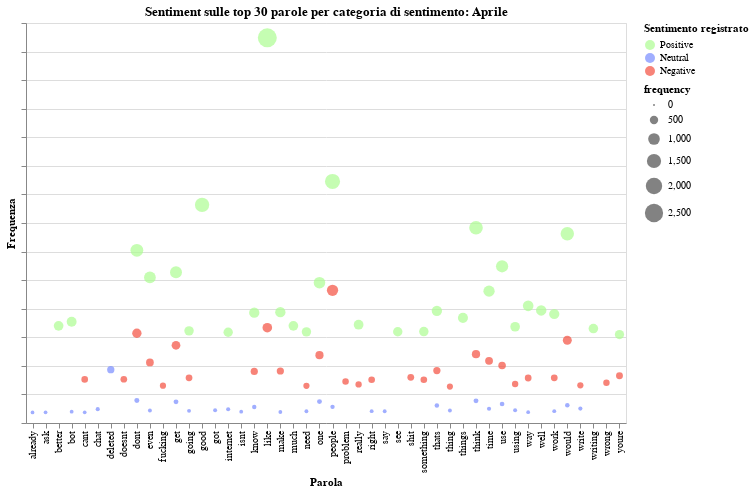

The notebook cell this image was saved under:
### Code cell
# Concatenate the three DataFrames into a single DataFrame
df_copy = pd.concat([aprilpos, aprilneg, aprilneu], keys=['Positive', 'Negative', 'Neutral'])
options = ['Positive', 'Neutral', 'Negative']
labels = [option + ' ' for option in options]

# Define color domain and range
domain = ['pos', 'neu', 'neg']
range_ = ['#ADFC92', '#788BFF', '#F44E3F']

input_dropdown = alt.binding_radio(
    # Add the empty selection which shows all when clicked
    options=options + [None],
    labels=labels + ['All'],
    name='Selettore sentimento: '
)

selection = alt.selection_point(
    fields=['Sentiment'],
    bind=input_dropdown,
)

# Reset the index of the concatenated DataFrame
df_copy = df_copy.reset_index(level=0).rename(columns={'level_0': 'Sentiment'})
alt.data_transformers.disable_max_rows()
scatter_plot_april = alt.Chart(df_copy).mark_point(filled=True).encode(
    alt.X('word',title="Parola"),
    alt.Y('frequency', title="Frequenza").axis(labels=False),
    alt.Size('frequency'),
    alt.OpacityValue(0.7),
    alt.Color('Sentiment', title="Sentimento registrato").scale(domain=options, range=range_),
    tooltip = [alt.Tooltip('word:N'),
               alt.Tooltip('frequency:Q'),
               alt.Tooltip('frequency:Q'),
               #alt.Tooltip('Sentiment:Q')
              ]
).add_params(
    selection
).transform_filter(
    selection
).properties(
    width=600,  # Set the width of the chart to your desired value
    height=400,  # Set the height of the chart to your desired value
    title='Sentiment sulle top 30 parole per categoria di sentimento: Aprile'
).interactive()
scatter_plot_april
#scatter_plot_april.save('chart-wordsfrequency-april.html')

### Figure 1 — Vega-Lite specification as saved in the notebook (floating-point values rounded to 4 significant figures)
{"config": {"view": {"continuousWidth": 300, "continuousHeight": 300}}, "data": {"name": "data-8dec01e42173f30af991a01c1933e19d"}, "mark": {"type": "point", "filled": true}, "encoding": {"color": {"field": "Sentiment", "scale": {"domain": ["Positive", "Neutral", "Negative"], "range": ["#ADFC92", "#788BFF", "#F44E3F"]}, "title": "Sentimento registrato", "type": "nominal"}, "opacity": {"value": 0.7}, "size": {"field": "frequency", "type": "quantitative"}, "tooltip": [{"field": "word", "type": "nominal"}, {"field": "frequency", "type": "quantitative"}, {"field": "frequency", "type": "quantitative"}], "x": {"field": "word", "title": "Parola", "type": "nominal"}, "y": {"axis": {"labels": false}, "field": "frequency", "title": "Frequenza", "type": "quantitative"}}, "height": 400, "params": [{"name": "param_2", "select": {"type": "point", "fields": ["Sentiment"]}, "bind": {"input": "radio", "options": ["Positive", "Neutral", "Negative", null], "labels": ["Positive ", "Neutral ", "Negative ", "All"], "name": "Selettore sentimento: "}}, {"name": "param_3", "select": {"type": "interval", "encodings": ["x", "y"]}, "bind": "scales"}], "title": "Sentiment sulle top 30 parole per categoria di sentimento: Aprile", "transform": [{"filter": {"param": "param_2"}}], "width": 600, "$schema": "https://vega.github.io/schema/vega-lite/v5.8.0.json", "datasets": {"data-8dec01e42173f30af991a01c1933e19d": [{"Sentiment": "Positive", "word": "like", "frequency": 2696}, {"Sentiment": "Positive", "word": "people", "frequency": 1691}, {"Sentiment": "Positive", "word": "good", "frequency": 1527}, {"Sentiment": "Positive", "word": "think", "frequency": 1367}, {"Sentiment": "Positive", "word": "would", "frequency": 1325}, {"Sentiment": "Positive", "word": "dont", "frequency": 1209}, {"Sentiment": "Positive", "word": "use", "frequency": 1097}, {"Sentiment": "Positive", "word": "get", "frequency": 1056}, {"Sentiment": "Positive", "word": "even", "frequency": 1019}, {"Sentiment": "Positive", "word": "one", "frequency": 982}, {"Sentiment": "Positive", "word": "time", "frequency": 923}, {"Sentiment": "Positive", "word": "way", "frequency": 820}, {"Sentiment": "Positive", "word": "well", "frequency": 788}, {"Sentiment": "Positive", "word": "thats", "frequency": 785}, {"Sentiment": "Positive", "word": "make", "frequency": 776}, {"Sentiment": "Positive", "word": "know", "frequency": 772}, {"Sentiment": "Positive", "word": "work", "frequency": 763}, {"Sentiment": "Positive", "word": "things", "frequency": 736}, {"Sentiment": "Positive", "word": "bot", "frequency": 709}, {"Sentiment": "Positive", "word": "really", "frequency": 688}, {"Sentiment": "Positive", "word": "better", "frequency": 680}, {"Sentiment": "Positive", "word": "much", "frequency": 680}, {"Sentiment": "Positive", "word": "using", "frequency": 674}, {"Sentiment": "Positive", "word": "writing", "frequency": 661}, {"Sentiment": "Positive", "word": "going", "frequency": 645}, {"Sentiment": "Positive", "word": "something", "frequency": 640}, {"Sentiment": "Positive", "word": "see", "frequency": 639}, {"Sentiment": "Positive", "word": "need", "frequency": 638}, {"Sentiment": "Positive", "word": "internet", "frequency": 635}, {"Sentiment": "Positive", "word": "youre", "frequency": 619}, {"Sentiment": "Negative", "word": "people", "frequency": 929}, {"Sentiment": "Negative", "word": "like", "frequency": 667}, {"Sentiment": "Negative", "word": "dont", "frequency": 628}, {"Sentiment": "Negative", "word": "would", "frequency": 579}, {"Sentiment": "Negative", "word": "get", "frequency": 544}, {"Sentiment": "Negative", "word": "think", "frequency": 482}, {"Sentiment": "Negative", "word": "one", "frequency": 475}, {"Sentiment": "Negative", "word": "time", "frequency": 435}, {"Sentiment": "Negative", "word": "even", "frequency": 424}, {"Sentiment": "Negative", "word": "use", "frequency": 402}, {"Sentiment": "Negative", "word": "thats", "frequency": 367}, {"Sentiment": "Negative", "word": "make", "frequency": 364}, {"Sentiment": "Negative", "word": "know", "frequency": 361}, {"Sentiment": "Negative", "word": "youre", "frequency": 331}, {"Sentiment": "Negative", "word": "shit", "frequency": 320}, {"Sentiment": "Negative", "word": "going", "frequency": 316}, {"Sentiment": "Negative", "word": "work", "frequency": 316}, {"Sentiment": "Negative", "word": "way", "frequency": 315}, {"Sentiment": "Negative", "word": "doesnt", "frequency": 306}, {"Sentiment": "Negative", "word": "cant", "frequency": 305}, {"Sentiment": "Negative", "word": "something", "frequency": 303}, {"Sentiment": "Negative", "word": "right", "frequency": 303}, {"Sentiment": "Negative", "word": "problem", "frequency": 290}, {"Sentiment": "Negative", "word": "wrong", "frequency": 282}, {"Sentiment": "Negative", "word": "using", "frequency": 273}, {"Sentiment": "Negative", "word": "really", "frequency": 270}, {"Sentiment": "Negative", "word": "write", "frequency": 264}, {"Sentiment": "Negative", "word": "fucking", "frequency": 261}, {"Sentiment": "Negative", "word": "need", "frequency": 260}, {"Sentiment": "Negative", "word": "thing", "frequency": 255}, {"Sentiment": "Neutral", "word": "deleted", "frequency": 373}, {"Sentiment": "Neutral", "word": "dont", "frequency": 158}, {"Sentiment": "Neutral", "word": "think", "frequency": 155}, {"Sentiment": "Neutral", "word": "one", "frequency": 150}, {"Sentiment": "Neutral", "word": "get", "frequency": 148}, {"Sentiment": "Neutral", "word": "use", "frequency": 133}, {"Sentiment": "Neutral", "word": "would", "frequency": 125}, {"Sentiment": "Neutral", "word": "thats", "frequency": 122}, {"Sentiment": "Neutral", "word": "people", "frequency": 113}, {"Sentiment": "Neutral", "word": "know", "frequency": 112}, {"Sentiment": "Neutral", "word": "write", "frequency": 101}, {"Sentiment": "Neutral", "word": "time", "frequency": 100}, {"Sentiment": "Neutral", "word": "chat", "frequency": 97}, {"Sentiment": "Neutral", "word": "internet", "frequency": 96}, {"Sentiment": "Neutral", "word": "got", "frequency": 90}, {"Sentiment": "Neutral", "word": "using", "frequency": 90}, {"Sentiment": "Neutral", "word": "even", "frequency": 88}, {"Sentiment": "Neutral", "word": "thing", "frequency": 87}, {"Sentiment": "Neutral", "word": "going", "frequency": 85}, {"Sentiment": "Neutral", "word": "right", "frequency": 83}, {"Sentiment": "Neutral", "word": "work", "frequency": 83}, {"Sentiment": "Neutral", "word": "need", "frequency": 82}, {"Sentiment": "Neutral", "word": "say", "frequency": 82}, {"Sentiment": "Neutral", "word": "isnt", "frequency": 79}, {"Sentiment": "Neutral", "word": "bot", "frequency": 79}, {"Sentiment": "Neutral", "word": "make", "frequency": 77}, {"Sentiment": "Neutral", "word": "way", "frequency": 76}, {"Sentiment": "Neutral", "word": "ask", "frequency": 75}, {"Sentiment": "Neutral", "word": "cant", "frequency": 75}, {"Sentiment": "Neutral", "word": "already", "frequency": 74}]}}
